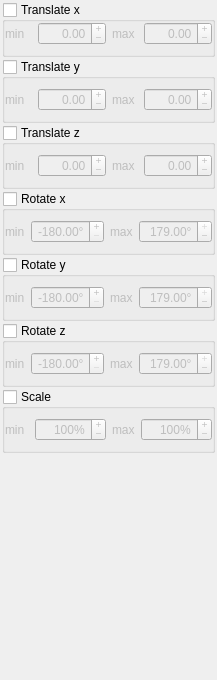
       <widget class="QWidget" name="randomize_page">
        <layout class="QVBoxLayout" name="verticalLayout_5">
         <property name="spacing">
          <number>2</number>
         </property>
         <property name="margin">
          <number>2</number>
         </property>
         <item>
          <widget class="QGroupBox" name="translate_x_group">
           <property name="title">
            <string>Translate x</string>
           </property>
           <property name="checkable">
            <bool>true</bool>
           </property>
           <property name="checked">
            <bool>false</bool>
           </property>
           <layout class="QHBoxLayout" name="horizontalLayout">
            <property name="leftMargin">
             <number>0</number>
            </property>
            <property name="topMargin">
             <number>0</number>
            </property>
            <property name="rightMargin">
             <number>0</number>
            </property>
            <item>
             <widget class="QLabel" name="label_10">
              <property name="text">
               <string>min</string>
              </property>
             </widget>
            </item>
            <item>
             <widget class="QDoubleSpinBox" name="translate_x_min">
              <property name="minimumSize">
               <size>
                <width>60</width>
                <height>0</height>
               </size>
              </property>
              <property name="alignment">
               <set>Qt::AlignRight|Qt::AlignTrailing|Qt::AlignVCenter</set>
              </property>
              <property name="buttonSymbols">
               <enum>QAbstractSpinBox::PlusMinus</enum>
              </property>
              <property name="minimum">
               <double>-100.000000000000000</double>
              </property>
              <property name="maximum">
               <double>100.000000000000000</double>
              </property>
             </widget>
            </item>
            <item>
             <widget class="QLabel" name="label_11">
              <property name="text">
               <string>max</string>
              </property>
             </widget>
            </item>
            <item>
             <widget class="QDoubleSpinBox" name="translate_x_max">
              <property name="minimumSize">
               <size>
                <width>60</width>
                <height>0</height>
               </size>
              </property>
              <property name="alignment">
               <set>Qt::AlignRight|Qt::AlignTrailing|Qt::AlignVCenter</set>
              </property>
              <property name="buttonSymbols">
               <enum>QAbstractSpinBox::PlusMinus</enum>
              </property>
              <property name="minimum">
               <double>-100.000000000000000</double>
              </property>
              <property name="maximum">
               <double>100.000000000000000</double>
              </property>
             </widget>
            </item>
           </layout>
          </widget>
         </item>
         <item>
          <widget class="QGroupBox" name="translate_y_group">
           <property name="title">
            <string>Translate y</string>
           </property>
           <property name="checkable">
            <bool>true</bool>
           </property>
           <property name="checked">
            <bool>false</bool>
           </property>
           <layout class="QHBoxLayout" name="horizontalLayout_9">
            <property name="leftMargin">
             <number>0</number>
            </property>
            <property name="rightMargin">
             <number>0</number>
            </property>
            <item>
             <widget class="QLabel" name="label_12">
              <property name="text">
               <string>min</string>
              </property>
             </widget>
            </item>
            <item>
             <widget class="QDoubleSpinBox" name="translate_y_min">
              <property name="minimumSize">
               <size>
                <width>60</width>
                <height>0</height>
               </size>
              </property>
              <property name="alignment">
               <set>Qt::AlignRight|Qt::AlignTrailing|Qt::AlignVCenter</set>
              </property>
              <property name="buttonSymbols">
               <enum>QAbstractSpinBox::PlusMinus</enum>
              </property>
              <property name="minimum">
               <double>-100.000000000000000</double>
              </property>
              <property name="maximum">
               <double>100.000000000000000</double>
              </property>
             </widget>
            </item>
            <item>
             <widget class="QLabel" name="label_13">
              <property name="text">
               <string>max</string>
              </property>
             </widget>
            </item>
            <item>
             <widget class="QDoubleSpinBox" name="translate_y_max">
              <property name="minimumSize">
               <size>
                <width>60</width>
                <height>0</height>
               </size>
              </property>
              <property name="alignment">
               <set>Qt::AlignRight|Qt::AlignTrailing|Qt::AlignVCenter</set>
              </property>
              <property name="buttonSymbols">
               <enum>QAbstractSpinBox::PlusMinus</enum>
              </property>
              <property name="minimum">
               <double>-100.000000000000000</double>
              </property>
              <property name="maximum">
               <double>100.000000000000000</double>
              </property>
             </widget>
            </item>
           </layout>
          </widget>
         </item>
         <item>
          <widget class="QGroupBox" name="translate_z_group">
           <property name="title">
            <string>Translate z</string>
           </property>
           <property name="checkable">
            <bool>true</bool>
           </property>
           <property name="checked">
            <bool>false</bool>
           </property>
           <layout class="QHBoxLayout" name="horizontalLayout_8">
            <property name="leftMargin">
             <number>0</number>
            </property>
            <property name="rightMargin">
             <number>0</number>
            </property>
            <item>
             <widget class="QLabel" name="label_14">
              <property name="text">
               <string>min</string>
              </property>
             </widget>
            </item>
            <item>
             <widget class="QDoubleSpinBox" name="translate_z_min">
              <property name="minimumSize">
               <size>
                <width>60</width>
                <height>0</height>
               </size>
              </property>
              <property name="alignment">
               <set>Qt::AlignRight|Qt::AlignTrailing|Qt::AlignVCenter</set>
              </property>
              <property name="buttonSymbols">
               <enum>QAbstractSpinBox::PlusMinus</enum>
              </property>
              <property name="minimum">
               <double>-100.000000000000000</double>
              </property>
              <property name="maximum">
               <double>100.000000000000000</double>
              </property>
             </widget>
            </item>
            <item>
             <widget class="QLabel" name="label_15">
              <property name="text">
               <string>max</string>
              </property>
             </widget>
            </item>
            <item>
             <widget class="QDoubleSpinBox" name="translate_z_max">
              <property name="minimumSize">
               <size>
                <width>60</width>
                <height>0</height>
               </size>
              </property>
              <property name="alignment">
               <set>Qt::AlignRight|Qt::AlignTrailing|Qt::AlignVCenter</set>
              </property>
              <property name="buttonSymbols">
               <enum>QAbstractSpinBox::PlusMinus</enum>
              </property>
              <property name="minimum">
               <double>-100.000000000000000</double>
              </property>
              <property name="maximum">
               <double>100.000000000000000</double>
              </property>
             </widget>
            </item>
           </layout>
          </widget>
         </item>
         <item>
          <widget class="QGroupBox" name="rotate_x_group">
           <property name="title">
            <string>Rotate x</string>
           </property>
           <property name="checkable">
            <bool>true</bool>
           </property>
           <property name="checked">
            <bool>false</bool>
           </property>
           <layout class="QHBoxLayout" name="horizontalLayout_7">
            <property name="leftMargin">
             <number>0</number>
            </property>
            <property name="rightMargin">
             <number>0</number>
            </property>
            <item>
             <widget class="QLabel" name="label_16">
              <property name="text">
               <string>min</string>
              </property>
             </widget>
            </item>
            <item>
             <widget class="QDoubleSpinBox" name="rotate_x_min">
              <property name="minimumSize">
               <size>
                <width>60</width>
                <height>0</height>
               </size>
              </property>
              <property name="alignment">
               <set>Qt::AlignRight|Qt::AlignTrailing|Qt::AlignVCenter</set>
              </property>
              <property name="buttonSymbols">
               <enum>QAbstractSpinBox::PlusMinus</enum>
              </property>
              <property name="suffix">
               <string>°</string>
              </property>
              <property name="minimum">
               <double>-180.000000000000000</double>
              </property>
              <property name="maximum">
               <double>179.000000000000000</double>
              </property>
              <property name="value">
               <double>-180.000000000000000</double>
              </property>
             </widget>
            </item>
            <item>
             <widget class="QLabel" name="label_17">
              <property name="text">
               <string>max</string>
              </property>
             </widget>
            </item>
            <item>
             <widget class="QDoubleSpinBox" name="rotate_x_max">
              <property name="minimumSize">
               <size>
                <width>60</width>
                <height>0</height>
               </size>
              </property>
              <property name="alignment">
               <set>Qt::AlignRight|Qt::AlignTrailing|Qt::AlignVCenter</set>
              </property>
              <property name="buttonSymbols">
               <enum>QAbstractSpinBox::PlusMinus</enum>
              </property>
              <property name="suffix">
               <string>°</string>
              </property>
              <property name="minimum">
               <double>-180.000000000000000</double>
              </property>
              <property name="maximum">
               <double>179.000000000000000</double>
              </property>
              <property name="value">
               <double>179.000000000000000</double>
              </property>
             </widget>
            </item>
           </layout>
          </widget>
         </item>
         <item>
          <widget class="QGroupBox" name="rotate_y_group">
           <property name="title">
            <string>Rotate y</string>
           </property>
           <property name="checkable">
            <bool>true</bool>
           </property>
           <property name="checked">
            <bool>false</bool>
           </property>
           <layout class="QHBoxLayout" name="horizontalLayout_6">
            <property name="leftMargin">
             <number>0</number>
            </property>
            <property name="rightMargin">
             <number>0</number>
            </property>
            <item>
             <widget class="QLabel" name="label_29">
              <property name="text">
               <string>min</string>
              </property>
             </widget>
            </item>
            <item>
             <widget class="QDoubleSpinBox" name="rotate_y_min">
              <property name="minimumSize">
               <size>
                <width>60</width>
                <height>0</height>
               </size>
              </property>
              <property name="alignment">
               <set>Qt::AlignRight|Qt::AlignTrailing|Qt::AlignVCenter</set>
              </property>
              <property name="buttonSymbols">
               <enum>QAbstractSpinBox::PlusMinus</enum>
              </property>
              <property name="suffix">
               <string>°</string>
              </property>
              <property name="minimum">
               <double>-180.000000000000000</double>
              </property>
              <property name="maximum">
               <double>179.000000000000000</double>
              </property>
              <property name="value">
               <double>-180.000000000000000</double>
              </property>
             </widget>
            </item>
            <item>
             <widget class="QLabel" name="label_30">
              <property name="text">
               <string>max</string>
              </property>
             </widget>
            </item>
            <item>
             <widget class="QDoubleSpinBox" name="rotate_y_max">
              <property name="minimumSize">
               <size>
                <width>60</width>
                <height>0</height>
               </size>
              </property>
              <property name="alignment">
               <set>Qt::AlignRight|Qt::AlignTrailing|Qt::AlignVCenter</set>
              </property>
              <property name="buttonSymbols">
               <enum>QAbstractSpinBox::PlusMinus</enum>
              </property>
              <property name="suffix">
               <string>°</string>
              </property>
              <property name="minimum">
               <double>-180.000000000000000</double>
              </property>
              <property name="maximum">
               <double>179.000000000000000</double>
              </property>
              <property name="value">
               <double>179.000000000000000</double>
              </property>
             </widget>
            </item>
           </layout>
          </widget>
         </item>
         <item>
          <widget class="QGroupBox" name="rotate_z_group">
           <property name="title">
            <string>Rotate z</string>
           </property>
           <property name="checkable">
            <bool>true</bool>
           </property>
           <property name="checked">
            <bool>false</bool>
           </property>
           <layout class="QHBoxLayout" name="horizontalLayout_5">
            <property name="leftMargin">
             <number>0</number>
            </property>
            <property name="rightMargin">
             <number>0</number>
            </property>
            <item>
             <widget class="QLabel" name="label_31">
              <property name="text">
               <string>min</string>
              </property>
             </widget>
            </item>
            <item>
             <widget class="QDoubleSpinBox" name="rotate_z_min">
              <property name="minimumSize">
               <size>
                <width>60</width>
                <height>0</height>
               </size>
              </property>
              <property name="alignment">
               <set>Qt::AlignRight|Qt::AlignTrailing|Qt::AlignVCenter</set>
              </property>
              <property name="buttonSymbols">
               <enum>QAbstractSpinBox::PlusMinus</enum>
              </property>
              <property name="suffix">
               <string>°</string>
              </property>
              <property name="minimum">
               <double>-180.000000000000000</double>
              </property>
              <property name="maximum">
               <double>179.000000000000000</double>
              </property>
              <property name="value">
               <double>-180.000000000000000</double>
              </property>
             </widget>
            </item>
            <item>
             <widget class="QLabel" name="label_32">
              <property name="text">
               <string>max</string>
              </property>
             </widget>
            </item>
            <item>
             <widget class="QDoubleSpinBox" name="rotate_z_max">
              <property name="minimumSize">
               <size>
                <width>60</width>
                <height>0</height>
               </size>
              </property>
              <property name="alignment">
               <set>Qt::AlignRight|Qt::AlignTrailing|Qt::AlignVCenter</set>
              </property>
              <property name="buttonSymbols">
               <enum>QAbstractSpinBox::PlusMinus</enum>
              </property>
              <property name="suffix">
               <string>°</string>
              </property>
              <property name="minimum">
               <double>-180.000000000000000</double>
              </property>
              <property name="maximum">
               <double>179.000000000000000</double>
              </property>
              <property name="value">
               <double>179.000000000000000</double>
              </property>
             </widget>
            </item>
           </layout>
          </widget>
         </item>
         <item>
          <widget class="QGroupBox" name="scale_group">
           <property name="title">
            <string>Scale</string>
           </property>
           <property name="checkable">
            <bool>true</bool>
           </property>
           <property name="checked">
            <bool>false</bool>
           </property>
           <layout class="QHBoxLayout" name="horizontalLayout_4">
            <property name="leftMargin">
             <number>0</number>
            </property>
            <property name="rightMargin">
             <number>0</number>
            </property>
            <item>
             <widget class="QLabel" name="label_33">
              <property name="text">
               <string>min</string>
              </property>
             </widget>
            </item>
            <item>
             <widget class="QDoubleSpinBox" name="scale_min">
              <property name="minimumSize">
               <size>
                <width>60</width>
                <height>0</height>
               </size>
              </property>
              <property name="alignment">
               <set>Qt::AlignRight|Qt::AlignTrailing|Qt::AlignVCenter</set>
              </property>
              <property name="buttonSymbols">
               <enum>QAbstractSpinBox::PlusMinus</enum>
              </property>
              <property name="suffix">
               <string>%</string>
              </property>
              <property name="decimals">
               <number>0</number>
              </property>
              <property name="minimum">
               <double>1.000000000000000</double>
              </property>
              <property name="maximum">
               <double>10000.000000000000000</double>
              </property>
              <property name="value">
               <double>100.000000000000000</double>
              </property>
             </widget>
            </item>
            <item>
             <widget class="QLabel" name="label_34">
              <property name="text">
               <string>max</string>
              </property>
             </widget>
            </item>
            <item>
             <widget class="QDoubleSpinBox" name="scale_max">
              <property name="minimumSize">
               <size>
                <width>60</width>
                <height>0</height>
               </size>
              </property>
              <property name="alignment">
               <set>Qt::AlignRight|Qt::AlignTrailing|Qt::AlignVCenter</set>
              </property>
              <property name="buttonSymbols">
               <enum>QAbstractSpinBox::PlusMinus</enum>
              </property>
              <property name="suffix">
               <string>%</string>
              </property>
              <property name="decimals">
               <number>0</number>
              </property>
              <property name="minimum">
               <double>1.000000000000000</double>
              </property>
              <property name="maximum">
               <double>10000.000000000000000</double>
              </property>
              <property name="value">
               <double>100.000000000000000</double>
              </property>
             </widget>
            </item>
           </layout>
          </widget>
         </item>
         <item>
          <spacer name="verticalSpacer_23">
           <property name="orientation">
            <enum>Qt::Vertical</enum>
           </property>
           <property name="sizeHint" stdset="0">
            <size>
             <width>20</width>
             <height>225</height>
            </size>
           </property>
          </spacer>
         </item>
        </layout>
       </widget>
